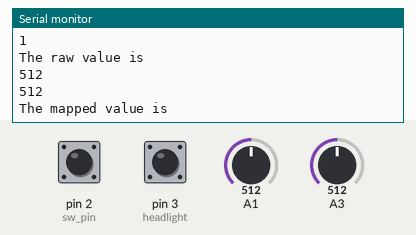
A sketch run on a simulated Arduino Uno, built with avr-gcc and run on an emulated ATmega328P. On the bench: the last lines printed to the serial monitor. The inputs (shaded band) are chosen by the test bench; at power-on: A3 = 512, pin 2 (sw_pin) HIGH, pin 3 (headlight) HIGH, A1 = 512. No radio packets arrive unless stated.

Above: at 2.7 s.
2.8 s: A3 set to 632
At 3.6 s:
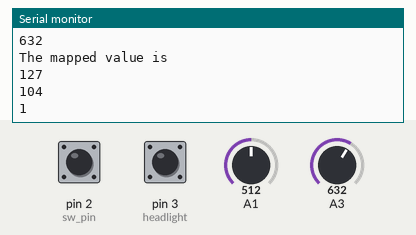
5.8 s: A3 set to 665
At 6.7 s:
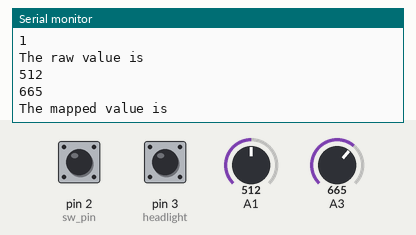
Timing chart, 0 to 8.8 s (numbered marks = the images above; inputs shaded):
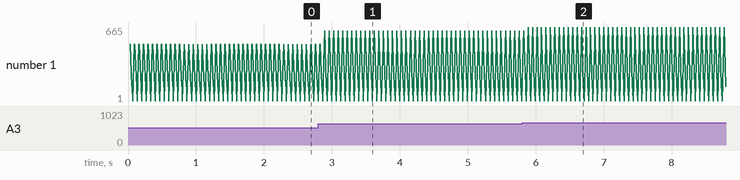

Measured:
- the behaviour switches between 647 and 648 on A3 (found by bisection; images 1 and 2)
- after the input at 2.8 s, the serial monitor: prints a new line after 0.09 s (image 1)
- after the input at 5.8 s, the serial monitor: prints a new line after 0.09 s (image 2)
- plotted number 1: 1 → 665 after the input at 5.8 s

The sketch:

nrf24_transmitter.ino
```cpp
#include <SPI.h>
#include <nRF24L01.h>
#include <RF24.h>

#define Joystick_min_value 0
#define Joystick_max_value 1023
#define Joystick_mid_value 511
#define Joystick_mid_buffer 30

#define min_value 0
#define max_value 254
#define mid_value 127

#define sw_pin 2

#define headlight 3
const uint64_t pipeOut = 0xF9E8F0F0E1LL;   //IMPORTANT: The same as in the receiver 0xF9E8F0F0E1LL

RF24 radio(9, 10); // select CE,CSN pin

struct PacketData
{
  byte Xaxis_val;
  byte Yaxis_val;
  byte Headlight_flag;
  byte SW_status;
} data;

void setup()
{

  Serial.begin(9600);


  radio.begin();
  radio.setDataRate(RF24_250KBPS);
  radio.openWritingPipe(pipeOut);
  radio.stopListening(); //start the radio Transmitter

  pinMode(headlight, INPUT_PULLUP);
  pinMode(sw_pin, INPUT_PULLUP);
  data.Xaxis_val = mid_value; // Center
  data.Yaxis_val = mid_value; // Center
}

// Map joystick values to be sent per byte. So max value for 1 byte is 255. We select max as 254 so that center value is 127.
int mapAndAdjustValues(int val, int lower, int middle, int upper, bool reverse)
{
  val = constrain(val, lower, upper);

  //middle == 0: This is the case when joystick is not auto centered type. We map full range here.
  if (middle == 0)
  {
    val = map(val, lower , upper, min_value , max_value);
    return (reverse ? max_value - val : val);
  }

  if ( val <= middle - Joystick_mid_buffer )
  {
    val = map(val, lower , middle - Joystick_mid_buffer, min_value , mid_value);
  }
  else if (val >= middle + Joystick_mid_buffer)
  {
    val = map(val, middle + Joystick_mid_buffer , upper, mid_value, max_value);
  }
  else
  {
    val = mid_value;
  }

  return (reverse ? max_value - val : val);
}


void loop()
{
  int Xaxis_val = analogRead(A1);
  int Yaxis_val = analogRead(A3);

  data.Xaxis_val = mapAndAdjustValues( Xaxis_val, Joystick_min_value, Joystick_mid_value, Joystick_max_value, false );     // "true" for reverse direction
  data.Yaxis_val = mapAndAdjustValues( Yaxis_val, Joystick_min_value, Joystick_mid_value, Joystick_max_value, true );       // "true" for reverse direction
  data.Headlight_flag = digitalRead(headlight);
  data.SW_status=digitalRead(sw_pin);

  Serial.println("The raw value is ");
  Serial.println(Xaxis_val);
  Serial.println(Yaxis_val);
  Serial.println("The mapped value is ");
  Serial.println(data.Xaxis_val);
  Serial.println(data.Yaxis_val);
  Serial.println(radio.isChipConnected());
  delay(10);


  radio.write(&data, sizeof(PacketData));
}
```
